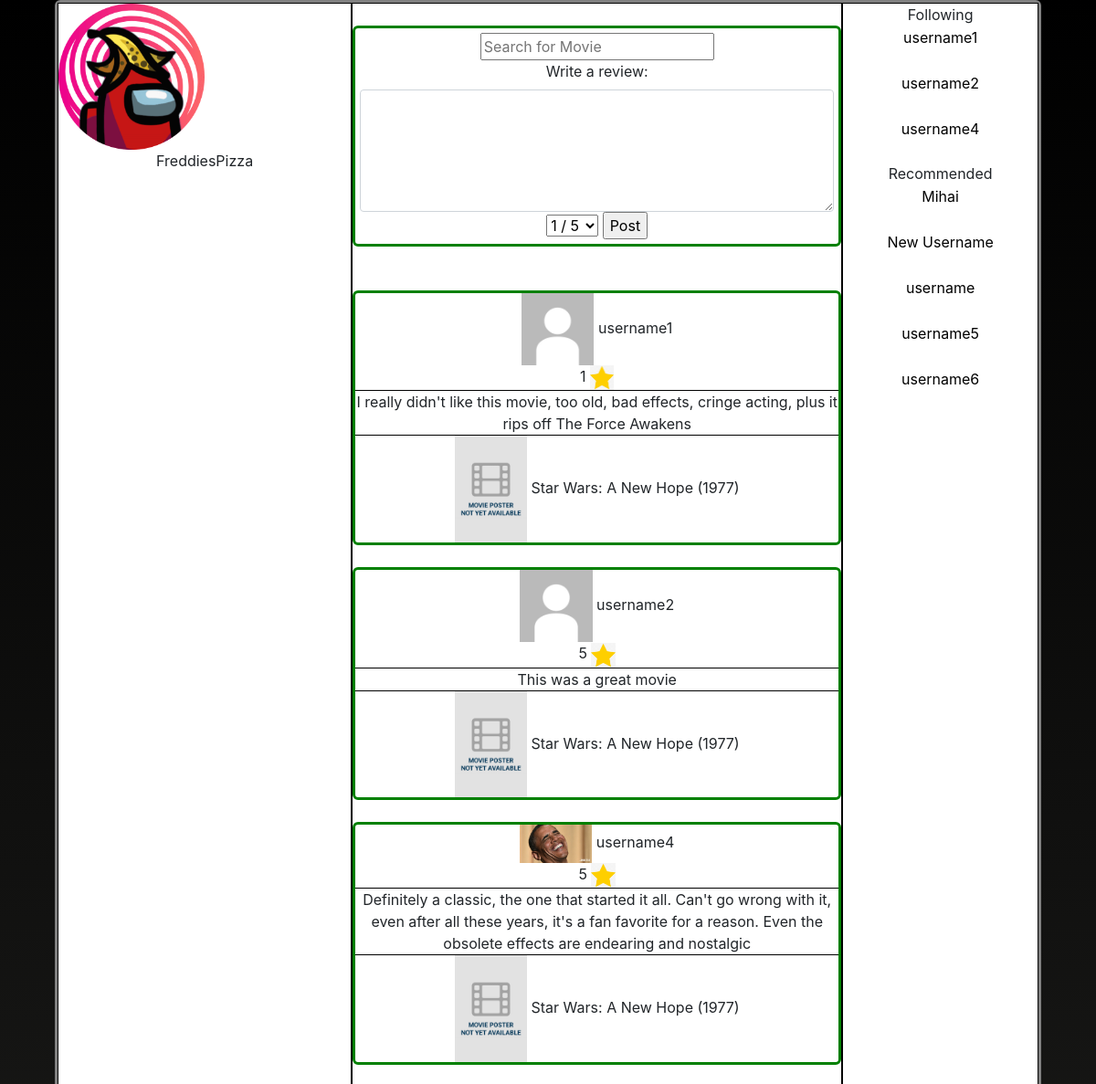
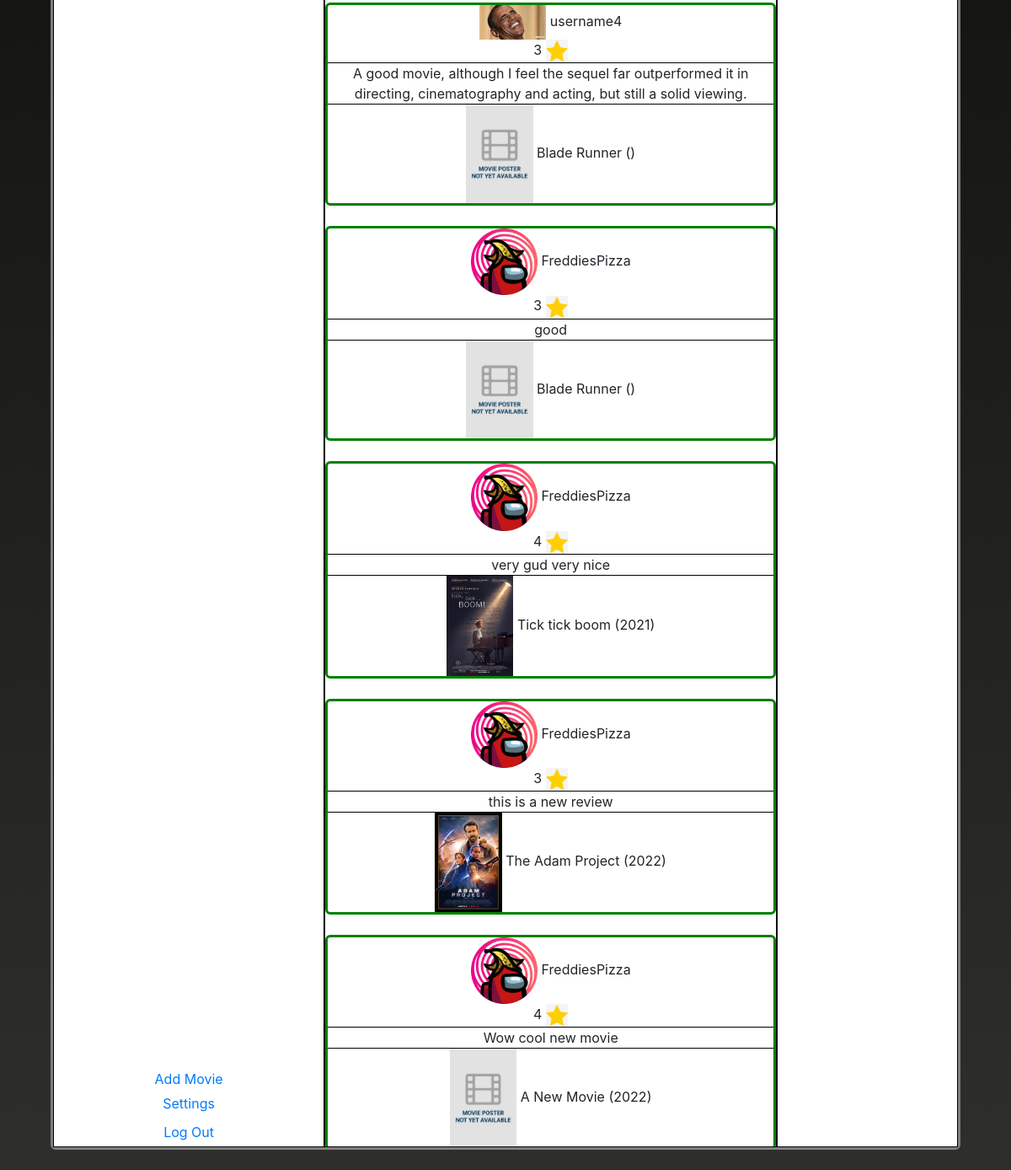
/mainFeed.php (signed in), run on the app's committed database (2 pictures, top to bottom).
### tables this page shows
CREATE TABLE `users` (
  `userID` int(11) NOT NULL,
  `lastName` varchar(255) NOT NULL,
  `firstName` varchar(255) NOT NULL,
  `userName` varchar(255) DEFAULT NULL,
  `profilePicture` varchar(255) DEFAULT NULL,
  `bio` varchar(255) DEFAULT NULL,
  `password` varchar(255) NOT NULL
);

CREATE TABLE `reviews` (
  `postID` int(11) NOT NULL,
  `postText` varchar(255) DEFAULT NULL,
  `likes` int(11) DEFAULT NULL,
  `userID` int(11) NOT NULL,
  `movieID` int(11) NOT NULL,
  `score` int(11) NOT NULL
);

CREATE TABLE `movies` (
  `movieID` int(11) NOT NULL,
  `movieTitle` varchar(255) NOT NULL,
  `moviePic` varchar(255) DEFAULT NULL,
  `movieReleaseYear` int(11) DEFAULT NULL
);

### mainFeed.php (the view, shortened to what this page needs)
<!DOCTYPE html>
<html>
<head>
    <link rel="stylesheet" href="mainFeedStyling.css">
    <link rel="stylesheet" href="https://cdnjs.cloudflare.com/ajax/libs/jqueryui/1.12.1/jquery-ui.css" />
    <link href="https://stackpath.bootstrapcdn.com/bootstrap/4.3.1/css/bootstrap.min.css" rel="stylesheet">
</head>
<br><br>
<div class="whiteBox">
    <?php
    $_SESSION['mysqli'] = $mysqli = new mysqli("localhost", "root", "", "reviewpage");
    ?>
    <div class="leftSide">
        <?php
            $stmt = $mysqli->prepare("SELECT profilePicture FROM users WHERE userName = ?");
            $stmt->bind_param("s", $_SESSION['username']);
            $stmt->execute();
            $result = $stmt->get_result();
            while ($row = $result -> fetch_assoc()) {
                ?>
                    <img src="<?= $row['profilePicture'] ?>", width='50%', max-height='30%'>
                <?php
                    echo $_SESSION['username'];
            }
        ?>
        <div class="extras">
            <?php
                if ($_SESSION['userID'] == 4) {
                    ?>
                    <div class="addMovie">
                        <a href="addMovie.php">Add Movie</a>
                    </div>
                    <?php
                }
            ?>
            <div class="settings">
                <a href="myProfileSettings.php">Settings</a>
            </div>
            <div class="logOut">
                <a href="index.php">Log Out</a>
            </div>
        </div>
    </div>
    <div class="middle">
        <br>
        <div class="createPost">
        <form autocomplete="off" method="post" action="">
            <div class="autocomplete" style="width:300px;">
                <input id="myInput" type="text" name="myCountry" placeholder="Search for Movie" required="required">
            </div>
            <br>
            <label for="description">Write a review:</label>
            <textarea rows="5" class="form-control" name="postText" maxlength="255"></textarea>
            <select name="score" id="score" required="required">
                <option value="1">1 / 5</option>
            </select>
            <input type="submit" name="button" value="Post">
        </form>
        </div>
        <div class="feed">
            <br>
            <?php
            $stmt = $mysqli->prepare("SELECT theFollowerID, theFollowedID FROM followed where theFollowerID = ?");
            $stmt->bind_param("i", $_SESSION['userID']);
            $stmt->execute();
            $result = $stmt->get_result();
            $followedIDs = [];
            while ($row = $result -> fetch_assoc()) {
                array_push($followedIDs,$row['theFollowedID']);
            }
            array_push($followedIDs,$_SESSION['userID']);
            $i = 0;
            while ($i < count($followedIDs)){
                $stmt = $_SESSION['mysqli']->prepare("SELECT postText, movieID, score FROM reviews WHERE userID = ?");
                $stmt->bind_param("i", $followedIDs[$i]);
                $stmt->execute();
                $result = $stmt->get_result();
                while ($row = $result -> fetch_assoc()) {
                    ?>
                    <br>
                    <div class="post">
                        <div class="postUserInfo">
                            <?php
                            $stmt1 = $_SESSION['mysqli']->prepare("SELECT userName, profilePicture FROM users WHERE userID = ?");
                            $stmt1->bind_param("i", $followedIDs[$i]);
                            $stmt1->execute();
                            $answer1 = $stmt1->get_result();
                            while ($rows1 = $answer1 -> fetch_assoc()){
                                ?>
                                    <img src="<?= $rows1['profilePicture'] ?>" width="15%" height="15%">
                                    <?= $rows1['userName'] ?>
                                    <br>
                                    <?= $row['score'] ?>
                                    <img src="star.png" class="star">
                                <?php
                            }
                            ?>
                        </div>
                        <div class="postText">
                            <?= $row['postText'] ?>
                        </div>
                        <div class="postMovieInfo">
                            <?php
                            $stmt2 = $_SESSION['mysqli']->prepare("SELECT movieTitle, moviePic, movieReleaseYear FROM movies WHERE movieID = ?");
                            $stmt2->bind_param("i", $row['movieID']);
                            $stmt2->execute();
                            $answer2 = $stmt2->get_result();
                            while ($rows2 = $answer2 -> fetch_assoc()) {
                                ?><img src="<?= $rows2['moviePic'] ?>" width="15%" height="15%">
                                <?= $rows2['movieTitle'] ?>
                                (<?= $rows2['movieReleaseYear'] ?>)
                                <?php
                            }
                            ?>
                        </div>
                    </div>
                    <?php
                }
                $i++;
            }
            ?>
        </div>
    </div>
    <div class="rightSide">
        <div class="following">
            Following
            <?php
            $stmt = $mysqli->prepare("SELECT theFollowerID, theFollowedID FROM followed where theFollowerID = ?");
            $stmt->bind_param("i", $_SESSION['userID']);
            $stmt->execute();
            $result = $stmt->get_result();
            $followedIDs = [];
            while ($row = $result -> fetch_assoc()) {
                array_push($followedIDs,$row['theFollowedID']);
            }
            $i = 0;
            while ($i < count($followedIDs)){
                $stmt = $_SESSION['mysqli']->prepare("SELECT userName, userID FROM users where userID = ?");
                $stmt->bind_param("i", $followedIDs[$i]);
                $stmt->execute();
                $result = $stmt->get_result();
                while ($row = $result -> fetch_assoc()){
                    ?>
                    <form method="post" action="friendProfile.php">
                        <input type="submit" value="<?= $row['userName'] ?>" name="friendUsername" class="recommendedFriends">
                    </form>
                    <br>
                    <?php
                }
                $i++;
            }
            ?>
        </div>
        <div class="recommended">
            Recommended<br>
            <?php
                $stmt = $mysqli->prepare("SELECT userName FROM users where userID != ? EXCEPT SELECT users.userName FROM users INNER JOIN followed ON users.userID = followed.theFollowedID WHERE followed.theFollowerID = ?;");
                $stmt->bind_param("ii", $_SESSION['userID'], $_SESSION['userID']);
                $stmt->execute();
                $result = $stmt->get_result();
                while ($row = $result -> fetch_assoc()){
                    ?>
                    <form method="post" action="friendProfile.php">
                    <input type="submit" value="<?= $row['userName'] ?>" name="friendUsername" class="recommendedFriends">
                    </form>
                    <br>
                    <?php
                }
            ?>
        </div>
    </div>
</div>

### mainFeedStyling.css (style rules this page uses)
.whiteBox { position: absolute; display: flex; background-color: white; min-width: 90%; max-width: 90%; height: 95%; border-style: solid; border-color: gray; text-align: center; border-radius: 6px; }
.leftSide { display: flex; flex-direction: column; order: 1; border: 1px solid black; min-width: 30%; }
.extras { order:1; margin-top: auto; }
.settings { padding: 5px; }
.logOut { padding: 5px; }
.middle { Overflow-y:scroll; overflow-x: hidden; display: flex; order: 2; flex-direction: column; border: 1px solid black; min-width: 50%; }
.createPost { order: 1; border: 3px solid green; padding: 5px; border-radius: 6px; }
.feed { order: 2; }
.post { display: flex; border: 3px solid green; border-radius: 6px; flex-direction: column; }
.star { height: 5%; width: 5%; }
.postUserInfo { order: 1; }
.postText { border-top: 1px solid black; border-bottom: 1px solid black; order: 2; }
.postMovieInfo { order: 3; }
.rightSide { Overflow-y:scroll; overflow-x: hidden; order:3; border: 1px solid black; min-width: 20%; }
.recommendedFriends { background:none; border:none; }
.autocomplete { position: relative; display: inline-block; }

### data on the page
users: profilePicture (picture), userName "FreddiesPizza"
reviews: score "1", postText "I really didn't like this movie, too old, bad effects, cringe acting, plus it rips off The Force Awakens"
users: profilePicture (placeholder picture), userName "username1", friendUsername "username1"
movies: moviePic (placeholder picture), movieTitle "Star Wars: A New Hope", movieReleaseYear "1977"
reviews: score "5", postText "This was a great movie"
users: profilePicture (placeholder picture), userName "username2", friendUsername "username2"
reviews: score "5", postText "Definitely a classic, the one that started it all. Can't go wrong with it, even after all these years, it's a fan favorite for a reason. Even the obsolete effects are endearing and nostalgic"
users: profilePicture (picture), userName "username4", friendUsername "username4"
reviews: score "3", postText "A good movie, although I feel the sequel far outperformed it in directing, cinematography and acting, but still a solid viewing."
movies: moviePic (placeholder picture), movieTitle "Blade Runner"
reviews: score "3", postText "good"
reviews: score "4", postText "very gud very nice"
movies: moviePic (picture), movieTitle "Tick tick boom", movieReleaseYear "2021"
reviews: score "3", postText "this is a new review"
movies: moviePic (picture), movieTitle "The Adam Project", movieReleaseYear "2022"
reviews: score "4", postText "Wow cool new movie"
movies: moviePic (placeholder picture), movieTitle "A New Movie", movieReleaseYear "2022"
